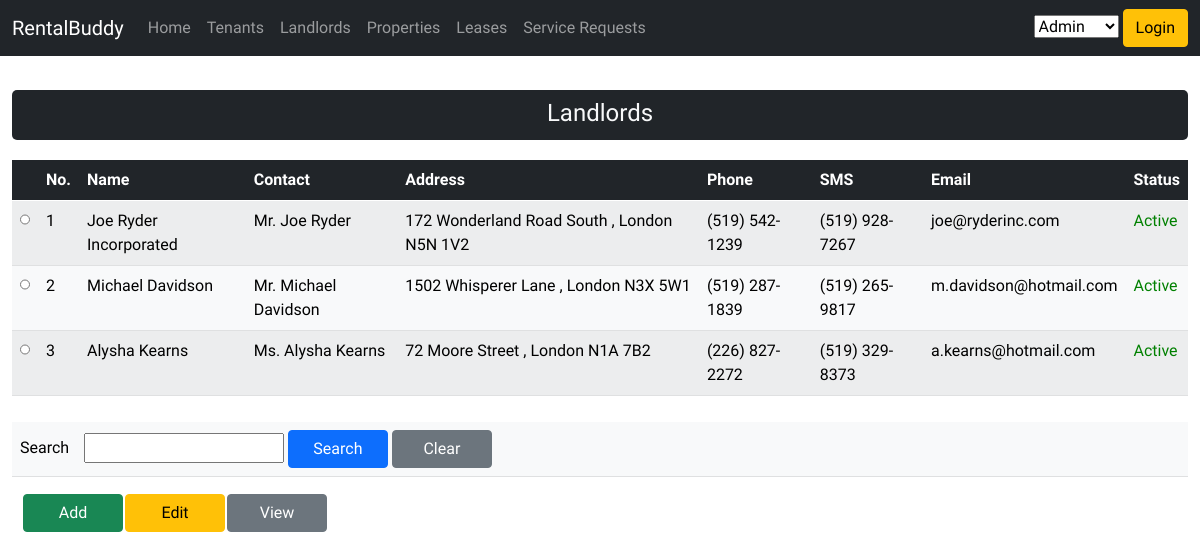
Screenshot of /pages/landlords.php with the database file from the repository.
### tables this page shows
CREATE TABLE `landlords` (
  `landlord_id` int(11) NOT NULL,
  `legal_name` varchar(50) NOT NULL,
  `salutation_code` varchar(10) DEFAULT NULL,
  `first_name` varchar(50) NOT NULL,
  `last_name` varchar(50) NOT NULL,
  `address_1` varchar(50) NOT NULL,
  `address_2` varchar(50) DEFAULT NULL,
  `city` varchar(50) NOT NULL,
  `province_code` varchar(2) NOT NULL DEFAULT 'ON',
  `postal_code` varchar(10) NOT NULL,
  `phone` varchar(20) NOT NULL,
  `fax` varchar(20) NOT NULL,
  `email` varchar(100) NOT NULL,
  `sms` varchar(20) NOT NULL,
  `status_code` varchar(10) NOT NULL,
  `last_updated` datetime NOT NULL DEFAULT current_timestamp(),
  `last_updated_user_id` varchar(50) NOT NULL
);

CREATE TABLE `codes` (
  `code_id` int(11) NOT NULL,
  `code_type` varchar(20) NOT NULL,
  `code_value` varchar(20) NOT NULL,
  `description` varchar(50) NOT NULL,
  `is_default` int(11) NOT NULL DEFAULT 0,
  `sort_order` int(11) NOT NULL DEFAULT 0,
  `is_enabled` tinyint(1) NOT NULL DEFAULT 1,
  `css_styling` varchar(200) DEFAULT NULL
);

### pages/common.php (called while the page is built, shortened)
<?php
function formatPhone($phone) {
    $fPhone = trim($phone);
    $fPhone = "(" . substr($fPhone, 0, 3) . ") " . substr($fPhone, 3, 3) . "-" . substr($fPhone, 6, 4);
    return $fPhone;
}
    ?>

### dal/landlords_dal.php (the view, shortened to what this page needs)
<?php
require_once("../pages/common.php");
function getLandlords()
{
    $db_conn = connectDB();
    $querySQL = "select
            l.landlord_id
            , l.legal_name
            , trim( concat(ifnull(salutations.description, ''), ' ', l.first_name, ' ', l.last_name ) ) as full_name
            , trim( concat(l.address_1, ' ', ifnull(l.address_2, ''), ', ', l.city, ' ', l.postal_code) ) as address
            , l.phone
            , l.sms
            , l.email
            , status_codes.description as status_code
        from landlords l
        inner join codes salutations on salutations.code_value = l.salutation_code and salutations.code_type = 'salutation'
        inner join codes status_codes on status_codes.code_value = l.status_code and status_codes.code_type = 'landlord_status'";
    $querySQL .= " order by l.landlord_id;";
    $text_search = '%' . $_SESSION['text-search'] . '%';
    $data = array(":text_search" => $text_search);
    $stmt = $db_conn->prepare($querySQL);
?>
    <div class="container-fluid">
        <legend class="text-light bg-dark" style="margin-top: 10px">Landlords</legend>
        <table id="table-responsive" class="table table-light table-responsive table-striped">
            <thead class="table-dark">
                <tr>
                    <th scope="col"></th>
                    <th scope="col">No.</th>
                    <th scope="col">Name</th>
                    <th scope="col">Contact</th>
                    <th scope="col">Address</th>
                    <th scope="col">Phone</th>
                    <th scope="col">SMS</th>
                    <th scope="col">Email</th>
                    <th scope="col">Status</th>
                </tr>
            </thead>
            <tbody id="tbody-landlords">
                <?php
                $status = $stmt->execute($data);
                if ($status) {
                    if ($stmt->rowCount() > 0) {
                        while ($row = $stmt->fetch(PDO::FETCH_ASSOC)) {
                ?>
                            <tr>
                                <th><input type="radio" style="width:10px;" name="selected[]" value="<?php echo $row['landlord_id']; ?>"></th>
                                <td><?php echo $row["landlord_id"]; ?></td>
                                <td><?php echo $row["legal_name"]; ?></td>
                                <td><?php echo $row["full_name"]; ?></td>
                                <td><?php echo $row["address"]; ?></td>
                                <td><?php echo formatPhone($row["phone"]); ?></td>
                                <td><?php echo formatPhone($row["sms"]); ?></td>
                                <td><?php echo $row["email"]; ?></td>
                                <td style=" <?php echo ($row["status_code"] === "Active" ? "color: green" : "color: red"); ?>">
                                    <?php echo $row["status_code"] ?> </td>
                            </tr>
                        <?php
                        }
                        ?>
            </tbody>
        </table>
    </div>
<?php
                    }
                } else {
                    echo "<p>Error: " . $stmt->errorCode() . "<br>Message: " . implode($stmt->errorInfo()) . "</p><br>";
                    $db_conn = null;
                    exit(1);
                }
            }
?>

### css/starter-template.css (style rules this page uses)
body { padding-top: 5rem; }

### pages/landlords.php (style rules this page uses)
body { font-family: 'Metrophobic', sans-serif; font-size: 16px; }
legend { padding-top: 5px; border-radius: 5px; border: 5px; margin-bottom: 20px; text-align: center; height: 50px; vertical-align: middle !important; }

### rows the page displays
landlords: landlord_id "1", legal_name "Joe Ryder Incorporated", full_name "Mr. Joe Ryder", address "172 Wonderland Road South , London N5N 1V2", phone "(519) 542-1239", sms "(519) 928-7267", email "joe@ryderinc.com", codes.description "Active"
landlords: landlord_id "2", legal_name "Michael Davidson", full_name "Mr. Michael Davidson", address "1502 Whisperer Lane , London N3X 5W1", phone "(519) 287-1839", sms "(519) 265-9817", email "m.davidson@hotmail.com", codes.description "Active"
landlords: landlord_id "3", legal_name "Alysha Kearns", full_name "Ms. Alysha Kearns", address "72 Moore Street , London N1A 7B2", phone "(226) 827-2272", sms "(519) 329-8373", email "a.kearns@hotmail.com", codes.description "Active"
